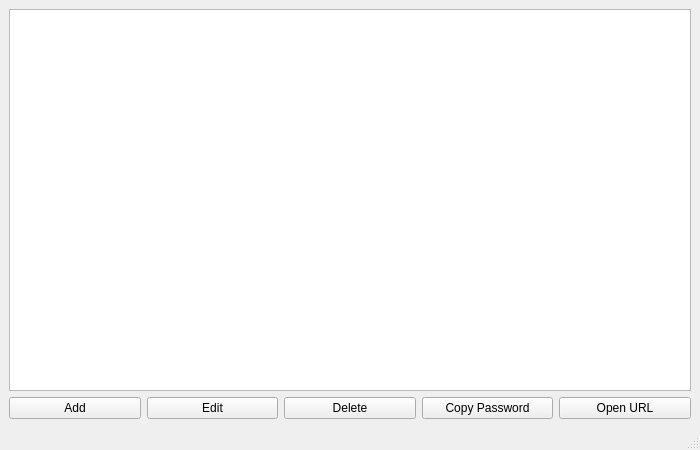
<?xml version="1.0" encoding="UTF-8"?>
<ui version="4.0">
 <class>MainWindow</class>
 <widget class="QMainWindow" name="MainWindow">
  <property name="geometry">
   <rect>
    <x>0</x>
    <y>0</y>
    <width>700</width>
    <height>450</height>
   </rect>
  </property>
  <property name="windowTitle">
   <string>Password Manager</string>
  </property>
  <widget class="QWidget" name="centralwidget">
   <layout class="QVBoxLayout" name="verticalLayout">
    <item>
     <widget class="QTableView" name="tableView"/>
    </item>
    <item>
     <layout class="QHBoxLayout" name="horizontalLayout">
      <item>
       <widget class="QPushButton" name="btnAdd">
        <property name="text">
         <string>Add</string>
        </property>
       </widget>
      </item>
      <item>
       <widget class="QPushButton" name="btnEdit">
        <property name="text">
         <string>Edit</string>
        </property>
       </widget>
      </item>
      <item>
       <widget class="QPushButton" name="btnDelete">
        <property name="text">
         <string>Delete</string>
        </property>
       </widget>
      </item>
      <item>
       <widget class="QPushButton" name="btnCopy">
        <property name="text">
         <string>Copy Password</string>
        </property>
       </widget>
      </item>
      <item>
       <widget class="QPushButton" name="btnOpen">
        <property name="text">
         <string>Open URL</string>
        </property>
       </widget>
      </item>
     </layout>
    </item>
   </layout>
  </widget>
  <widget class="QMenuBar" name="menubar"/>
  <widget class="QStatusBar" name="statusbar"/>
 </widget>
</ui>
